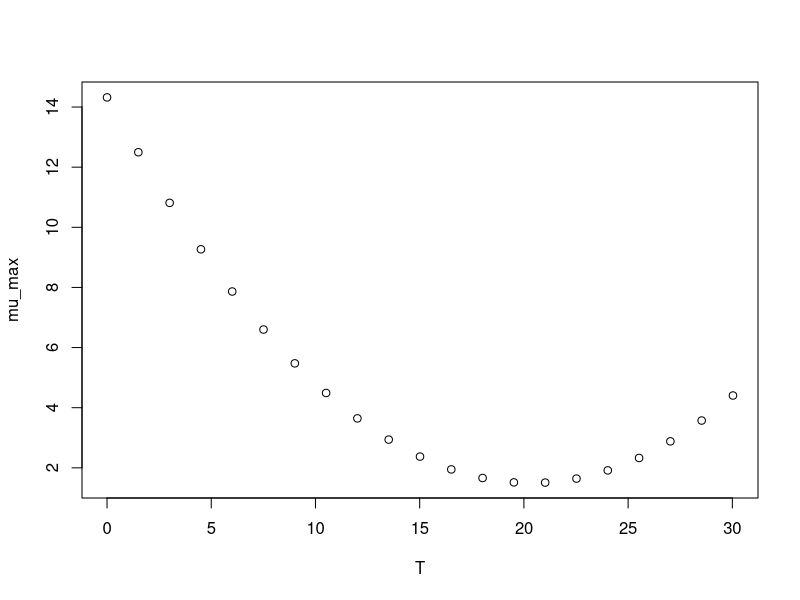

Source code (R):
#############################
# start of Parameter script
#############################
T <- seq(0,30.03,length.out=21)
#############################
# end of Parameter script
#############################
############################# 
# start of Model script Gropin ID 1200 
#############################
 
# constant coefficients for this model
 
variables <- data.frame(T)
argumentsPar <- expand.grid(variables)
 
# heart of the model
response_surface <- function(T) {
   mumax <-14.3204-1.2611*T+0.0310*(T^2)

return(mumax=mumax)
} 

# output parameters
mumax <- cbind(argumentsPar,response_surface(argumentsPar['T']))
colnames(mumax) <- c(colnames(argumentsPar),'mumax')
#############################
# End of Model script
#############################
############################# 
# start of Visualisation script Gropin ID 1200 
#############################
plot(T,mumax$mumax,
                          xlab='T',
                          ylab='mu_max')
#############################
# End of Visualisation script
#############################
